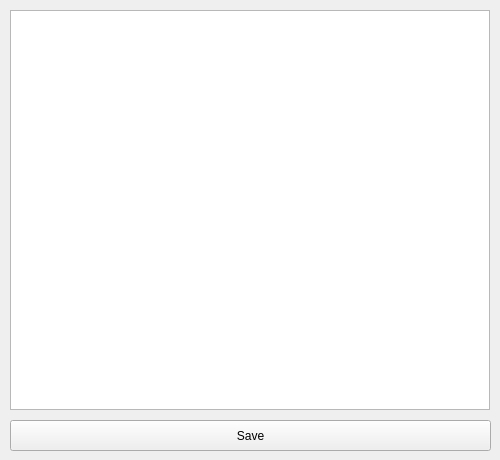
<?xml version="1.0" encoding="UTF-8"?>
<ui version="4.0">
 <class>Set_Creator_T2T</class>
 <widget class="QWidget" name="Set_Creator_T2T">
  <property name="geometry">
   <rect>
    <x>0</x>
    <y>0</y>
    <width>500</width>
    <height>460</height>
   </rect>
  </property>
  <property name="windowTitle">
   <string>T2T Editor</string>
  </property>
  <widget class="QPushButton" name="save_button">
   <property name="geometry">
    <rect>
     <x>10</x>
     <y>420</y>
     <width>481</width>
     <height>31</height>
    </rect>
   </property>
   <property name="text">
    <string>Save</string>
   </property>
  </widget>
  <widget class="QTextEdit" name="text_area">
   <property name="geometry">
    <rect>
     <x>10</x>
     <y>10</y>
     <width>480</width>
     <height>400</height>
    </rect>
   </property>
  </widget>
 </widget>
 <resources/>
 <connections/>
</ui>
